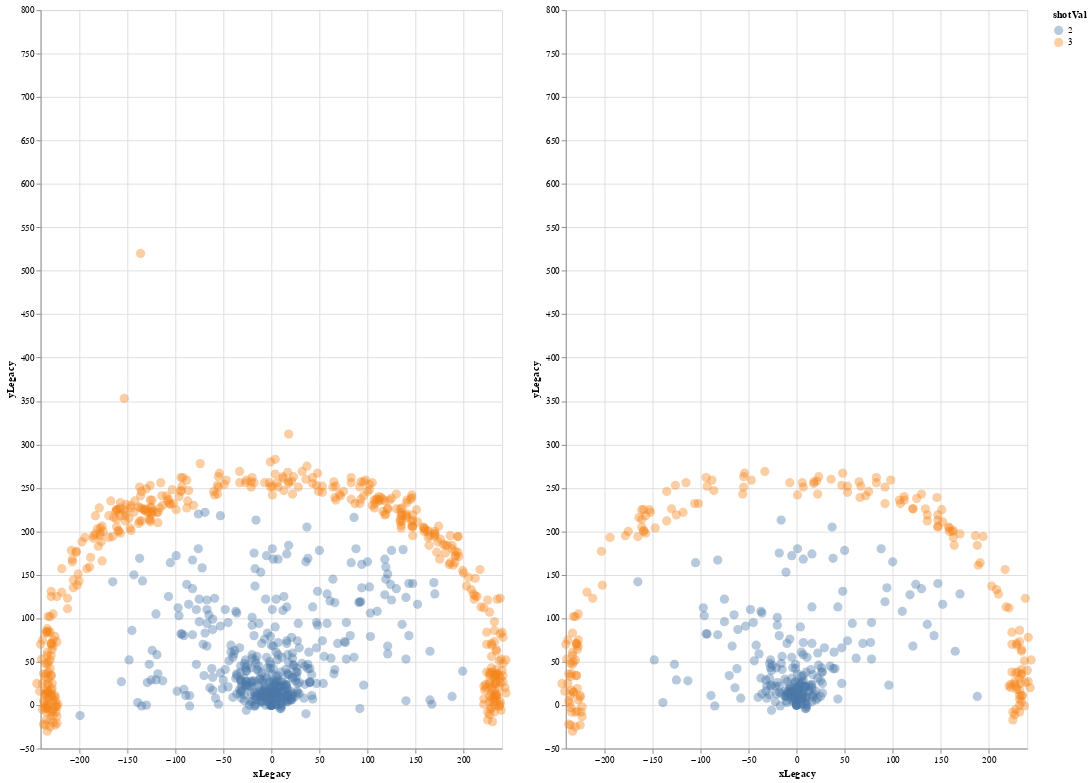

The notebook cell saved with this chart:
### Code cell
df = data.copy()
df_shots = df[df["shotVal"] > 1]
df_scores = df[df["scoreVal"] > 1]

shots = alt.Chart(df_shots).mark_circle(size=100, opacity=0.4).encode(
  x=alt.X('xLegacy:Q', scale=alt.Scale(domain=[-240, 240])),
  y=alt.Y('yLegacy:Q', scale=alt.Scale(domain=[-50, 800])),
  color='shotVal:N',
  tooltip=['xLegacy', 'yLegacy', 'scoreVal']
).properties(
  width=500,
  height=800
)

scores = alt.Chart(df_scores).mark_circle(size=100, opacity=0.4).encode(
  x=alt.X('xLegacy:Q', scale=alt.Scale(domain=[-240, 240])),
  y=alt.Y('yLegacy:Q', scale=alt.Scale(domain=[-50, 800])),
  color='shotVal:N',
  tooltip=['xLegacy', 'yLegacy', 'scoreVal']
).properties(
  width=500,
  height=800
)

shots | scores

### Figure 1 — Vega specification as saved in the notebook (floating-point values rounded to 4 significant figures; data arrays with more than 128 entries replaced by an {"elided": "..."} marker saying what was removed)
{"$schema": "https://vega.github.io/schema/vega/v5.json", "data": [{"name": "source_0", "values": {"elided": "883 records"}}, {"name": "source_1", "values": {"elided": "419 records"}}, {"name": "source_0_color_domain_shotVal_0", "values": [{"shotVal": 3.0}, {"shotVal": 2.0}]}, {"name": "source_1_color_domain_shotVal_1", "values": [{"shotVal": 2.0}, {"shotVal": 3.0}]}], "signals": [{"name": "childWidth", "value": 500}], "marks": [{"type": "group", "name": "concat_0_group", "encode": {"update": {"height": {"signal": "height"}, "width": {"signal": "childWidth"}}}, "marks": [{"type": "symbol", "name": "concat_0_marks", "from": {"data": "source_0"}, "encode": {"update": {"opacity": {"value": 0.4}, "x": {"field": "xLegacy", "scale": "concat_0_x"}, "y": {"field": "yLegacy", "scale": "concat_0_y"}, "tooltip": {"signal": "{\"xLegacy\": format(datum[\"xLegacy\"], \"\"), \"yLegacy\": format(datum[\"yLegacy\"], \"\"), \"scoreVal\": format(datum[\"scoreVal\"], \"\")}"}, "shape": {"value": "circle"}, "size": {"value": 100}, "fill": {"field": "shotVal", "scale": "color"}}}, "style": ["circle"]}], "axes": [{"scale": "concat_0_x", "orient": "bottom", "gridScale": "concat_0_y", "aria": false, "grid": true, "maxExtent": 0, "minExtent": 0, "ticks": false, "domain": false, "zindex": 0, "labels": false, "tickCount": {"signal": "ceil(childWidth/40)"}}, {"scale": "concat_0_y", "orient": "left", "maxExtent": 0, "tickCount": {"signal": "ceil(height/40)"}, "domain": false, "ticks": false, "labels": false, "zindex": 0, "aria": false, "minExtent": 0, "gridScale": "concat_0_x", "grid": true}, {"scale": "concat_0_x", "title": "xLegacy", "labelFlush": true, "orient": "bottom", "zindex": 0, "tickCount": {"signal": "ceil(childWidth/40)"}, "grid": false, "labelOverlap": true}, {"scale": "concat_0_y", "orient": "left", "labelOverlap": true, "tickCount": {"signal": "ceil(height/40)"}, "zindex": 0, "grid": false, "title": "yLegacy"}], "style": "cell"}, {"type": "group", "name": "concat_1_group", "encode": {"update": {"width": {"signal": "childWidth"}, "height": {"signal": "height"}}}, "marks": [{"type": "symbol", "name": "concat_1_marks", "from": {"data": "source_1"}, "encode": {"update": {"x": {"field": "xLegacy", "scale": "concat_1_x"}, "fill": {"field": "shotVal", "scale": "color"}, "opacity": {"value": 0.4}, "tooltip": {"signal": "{\"xLegacy\": format(datum[\"xLegacy\"], \"\"), \"yLegacy\": format(datum[\"yLegacy\"], \"\"), \"scoreVal\": format(datum[\"scoreVal\"], \"\")}"}, "y": {"field": "yLegacy", "scale": "concat_1_y"}, "shape": {"value": "circle"}, "size": {"value": 100}}}, "style": ["circle"]}], "axes": [{"scale": "concat_1_x", "ticks": false, "zindex": 0, "orient": "bottom", "minExtent": 0, "domain": false, "labels": false, "maxExtent": 0, "tickCount": {"signal": "ceil(childWidth/40)"}, "aria": false, "grid": true, "gridScale": "concat_1_y"}, {"scale": "concat_1_y", "zindex": 0, "ticks": false, "tickCount": {"signal": "ceil(height/40)"}, "labels": false, "maxExtent": 0, "domain": false, "minExtent": 0, "gridScale": "concat_1_x", "aria": false, "orient": "left", "grid": true}, {"scale": "concat_1_x", "zindex": 0, "labelOverlap": true, "title": "xLegacy", "grid": false, "labelFlush": true, "tickCount": {"signal": "ceil(childWidth/40)"}, "orient": "bottom"}, {"scale": "concat_1_y", "title": "yLegacy", "grid": false, "labelOverlap": true, "tickCount": {"signal": "ceil(height/40)"}, "zindex": 0, "orient": "left"}], "style": "cell"}], "scales": [{"name": "color", "type": "ordinal", "domain": {"fields": [{"data": "source_0_color_domain_shotVal_0", "field": "shotVal"}, {"data": "source_1_color_domain_shotVal_1", "field": "shotVal"}], "sort": true}, "range": "category"}, {"name": "concat_0_x", "type": "linear", "domain": [-240, 240], "range": [0, {"signal": "childWidth"}], "zero": true}, {"name": "concat_0_y", "type": "linear", "domain": [-50, 800], "range": [{"signal": "height"}, 0], "zero": true}, {"name": "concat_1_x", "type": "linear", "domain": [-240, 240], "range": [0, {"signal": "childWidth"}], "zero": true}, {"name": "concat_1_y", "type": "linear", "domain": [-50, 800], "range": [{"signal": "height"}, 0], "zero": true}], "height": 800, "padding": 5, "layout": {"padding": 20, "bounds": "full", "align": "each"}, "legends": [{"fill": "color", "symbolType": "circle", "title": "shotVal", "encode": {"symbols": {"update": {"opacity": {"value": 0.4}}}}}], "background": "white"}
